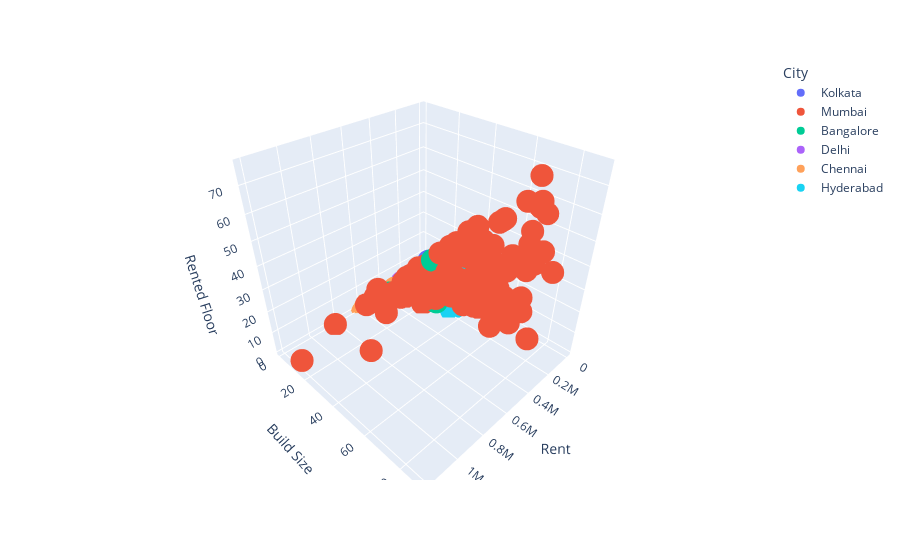

The notebook cell saved with this chart:
### Code cell
fig = px.scatter_3d(df, z = 'Rented Floor', y = 'Build Size', x = 'Rent', color = 'City')
fig.show()

### Figure 1 — Plotly figure (JSON) as saved in the notebook; plotly's stock layout.template omitted (floating-point values rounded to 4 significant figures; data arrays with more than 128 entries replaced by an {"elided": "..."} marker saying what was removed)
{"data": [{"hovertemplate": "City=Kolkata<br>Rent=%{x}<br>Build Size=%{y}<br>Rented Floor=%{z}<extra></extra>", "legendgroup": "Kolkata", "marker": {"color": "#636efa", "symbol": "circle"}, "mode": "markers", "name": "Kolkata", "scene": "scene", "showlegend": true, "type": "scatter3d", "x": {"elided": "524 int values"}, "y": {"elided": "524 int values"}, "z": {"elided": "524 int values"}}, {"hovertemplate": "City=Mumbai<br>Rent=%{x}<br>Build Size=%{y}<br>Rented Floor=%{z}<extra></extra>", "legendgroup": "Mumbai", "marker": {"color": "#EF553B", "symbol": "circle"}, "mode": "markers", "name": "Mumbai", "scene": "scene", "showlegend": true, "type": "scatter3d", "x": {"elided": "972 int values"}, "y": {"elided": "972 int values"}, "z": {"elided": "972 int values"}}, {"hovertemplate": "City=Bangalore<br>Rent=%{x}<br>Build Size=%{y}<br>Rented Floor=%{z}<extra></extra>", "legendgroup": "Bangalore", "marker": {"color": "#00cc96", "symbol": "circle"}, "mode": "markers", "name": "Bangalore", "scene": "scene", "showlegend": true, "type": "scatter3d", "x": {"elided": "885 int values"}, "y": {"elided": "885 int values"}, "z": {"elided": "885 int values"}}, {"hovertemplate": "City=Delhi<br>Rent=%{x}<br>Build Size=%{y}<br>Rented Floor=%{z}<extra></extra>", "legendgroup": "Delhi", "marker": {"color": "#ab63fa", "symbol": "circle"}, "mode": "markers", "name": "Delhi", "scene": "scene", "showlegend": true, "type": "scatter3d", "x": {"elided": "605 int values"}, "y": {"elided": "605 int values"}, "z": {"elided": "605 int values"}}, {"hovertemplate": "City=Chennai<br>Rent=%{x}<br>Build Size=%{y}<br>Rented Floor=%{z}<extra></extra>", "legendgroup": "Chennai", "marker": {"color": "#FFA15A", "symbol": "circle"}, "mode": "markers", "name": "Chennai", "scene": "scene", "showlegend": true, "type": "scatter3d", "x": {"elided": "890 int values"}, "y": {"elided": "890 int values"}, "z": {"elided": "890 int values"}}, {"hovertemplate": "City=Hyderabad<br>Rent=%{x}<br>Build Size=%{y}<br>Rented Floor=%{z}<extra></extra>", "legendgroup": "Hyderabad", "marker": {"color": "#19d3f3", "symbol": "circle"}, "mode": "markers", "name": "Hyderabad", "scene": "scene", "showlegend": true, "type": "scatter3d", "x": {"elided": "867 int values"}, "y": {"elided": "867 int values"}, "z": {"elided": "867 int values"}}], "layout": {"legend": {"title": {"text": "City"}, "tracegroupgap": 0}, "margin": {"t": 60}, "scene": {"domain": {"x": [0, 1], "y": [0, 1]}, "xaxis": {"title": {"text": "Rent"}}, "yaxis": {"title": {"text": "Build Size"}}, "zaxis": {"title": {"text": "Rented Floor"}}}}}
